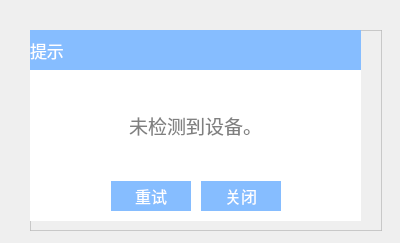
<?xml version="1.0" encoding="UTF-8"?>
<ui version="4.0">
 <class>DB_MessageBoxDialog</class>
 <widget class="QDialog" name="DB_MessageBoxDialog">
  <property name="geometry">
   <rect>
    <x>0</x>
    <y>0</y>
    <width>400</width>
    <height>243</height>
   </rect>
  </property>
  <property name="windowTitle">
   <string>Dialog</string>
  </property>
  <widget class="QWidget" name="horizontalLayoutWidget">
   <property name="geometry">
    <rect>
     <x>30</x>
     <y>30</y>
     <width>352</width>
     <height>201</height>
    </rect>
   </property>
   <layout class="QHBoxLayout" name="horizontalLayout">
    <property name="spacing">
     <number>0</number>
    </property>
    <property name="leftMargin">
     <number>0</number>
    </property>
    <property name="topMargin">
     <number>0</number>
    </property>
    <property name="rightMargin">
     <number>0</number>
    </property>
    <property name="bottomMargin">
     <number>0</number>
    </property>
    <item>
     <widget class="QFrame" name="frame">
      <property name="minimumSize">
       <size>
        <width>350</width>
        <height>0</height>
       </size>
      </property>
      <property name="styleSheet">
       <string notr="true">#frame{
border: 1px solid rgba(185, 185, 185, 185);
}</string>
      </property>
      <property name="frameShape">
       <enum>QFrame::StyledPanel</enum>
      </property>
      <property name="frameShadow">
       <enum>QFrame::Raised</enum>
      </property>
      <widget class="QWidget" name="verticalLayoutWidget">
       <property name="geometry">
        <rect>
         <x>0</x>
         <y>0</y>
         <width>331</width>
         <height>191</height>
        </rect>
       </property>
       <layout class="QVBoxLayout" name="verticalLayout">
        <property name="spacing">
         <number>0</number>
        </property>
        <item>
         <widget class="QLabel" name="label">
          <property name="minimumSize">
           <size>
            <width>0</width>
            <height>40</height>
           </size>
          </property>
          <property name="maximumSize">
           <size>
            <width>16777215</width>
            <height>40</height>
           </size>
          </property>
          <property name="font">
           <font>
            <pointsize>13</pointsize>
           </font>
          </property>
          <property name="styleSheet">
           <string notr="true">background-color: rgb(134, 189, 255);
color: white;</string>
          </property>
          <property name="text">
           <string>提示</string>
          </property>
         </widget>
        </item>
        <item>
         <widget class="QFrame" name="frame_2">
          <property name="styleSheet">
           <string notr="true">#frame_2{
border: none;
background-color: white;
}</string>
          </property>
          <property name="frameShape">
           <enum>QFrame::StyledPanel</enum>
          </property>
          <property name="frameShadow">
           <enum>QFrame::Raised</enum>
          </property>
          <widget class="QWidget" name="verticalLayoutWidget_2">
           <property name="geometry">
            <rect>
             <x>0</x>
             <y>0</y>
             <width>331</width>
             <height>161</height>
            </rect>
           </property>
           <layout class="QVBoxLayout" name="verticalLayout_2" stretch="1,0,0">
            <property name="spacing">
             <number>0</number>
            </property>
            <item>
             <widget class="QLabel" name="label_text">
              <property name="minimumSize">
               <size>
                <width>0</width>
                <height>100</height>
               </size>
              </property>
              <property name="font">
               <font>
                <pointsize>14</pointsize>
               </font>
              </property>
              <property name="styleSheet">
               <string notr="true">color: gray;

</string>
              </property>
              <property name="text">
               <string>未检测到设备。</string>
              </property>
              <property name="alignment">
               <set>Qt::AlignCenter</set>
              </property>
             </widget>
            </item>
            <item>
             <layout class="QHBoxLayout" name="horizontalLayout_2">
              <property name="spacing">
               <number>10</number>
              </property>
              <item>
               <spacer name="horizontalSpacer_2">
                <property name="orientation">
                 <enum>Qt::Horizontal</enum>
                </property>
                <property name="sizeHint" stdset="0">
                 <size>
                  <width>40</width>
                  <height>20</height>
                 </size>
                </property>
               </spacer>
              </item>
              <item>
               <widget class="QLabel" name="label_retry">
                <property name="minimumSize">
                 <size>
                  <width>80</width>
                  <height>30</height>
                 </size>
                </property>
                <property name="maximumSize">
                 <size>
                  <width>16777215</width>
                  <height>30</height>
                 </size>
                </property>
                <property name="font">
                 <font>
                  <pointsize>12</pointsize>
                 </font>
                </property>
                <property name="styleSheet">
                 <string notr="true">background-color: rgb(134, 189, 255);
color: white;</string>
                </property>
                <property name="text">
                 <string>重试</string>
                </property>
                <property name="alignment">
                 <set>Qt::AlignCenter</set>
                </property>
               </widget>
              </item>
              <item>
               <widget class="QLabel" name="label_close">
                <property name="minimumSize">
                 <size>
                  <width>80</width>
                  <height>30</height>
                 </size>
                </property>
                <property name="maximumSize">
                 <size>
                  <width>16777215</width>
                  <height>30</height>
                 </size>
                </property>
                <property name="font">
                 <font>
                  <pointsize>12</pointsize>
                 </font>
                </property>
                <property name="styleSheet">
                 <string notr="true">background-color: rgb(134, 189, 255);
color: white;</string>
                </property>
                <property name="text">
                 <string>关闭</string>
                </property>
                <property name="alignment">
                 <set>Qt::AlignCenter</set>
                </property>
               </widget>
              </item>
              <item>
               <spacer name="horizontalSpacer">
                <property name="orientation">
                 <enum>Qt::Horizontal</enum>
                </property>
                <property name="sizeHint" stdset="0">
                 <size>
                  <width>40</width>
                  <height>20</height>
                 </size>
                </property>
               </spacer>
              </item>
             </layout>
            </item>
            <item>
             <spacer name="verticalSpacer">
              <property name="orientation">
               <enum>Qt::Vertical</enum>
              </property>
              <property name="sizeType">
               <enum>QSizePolicy::Fixed</enum>
              </property>
              <property name="sizeHint" stdset="0">
               <size>
                <width>20</width>
                <height>20</height>
               </size>
              </property>
             </spacer>
            </item>
           </layout>
          </widget>
         </widget>
        </item>
       </layout>
      </widget>
     </widget>
    </item>
   </layout>
  </widget>
 </widget>
 <resources/>
 <connections/>
</ui>
